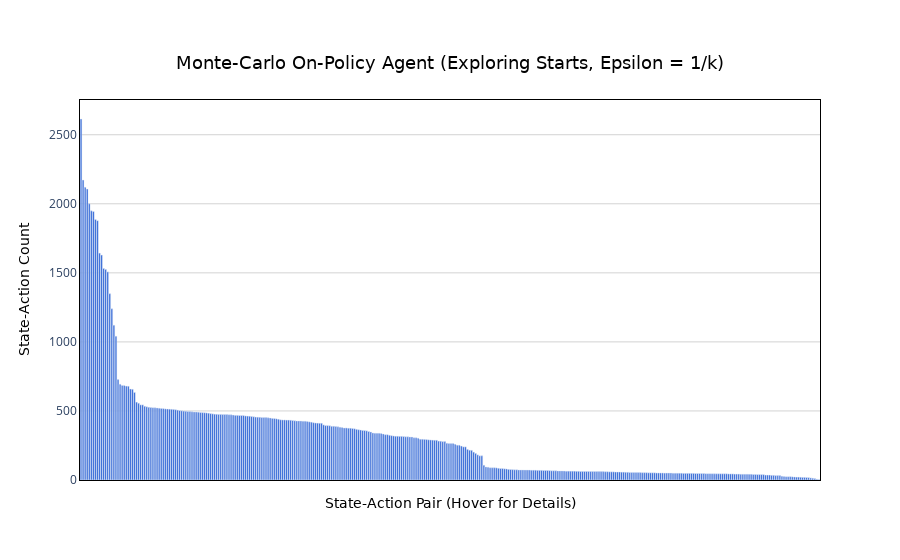

Notebook source saved alongside this figure:
### Code cell
plot_state_action_counts(mcop_agent_1.n_counter, "Monte-Carlo On-Policy Agent (Exploring Starts, Epsilon = 1/k)")

### Figure 1 — Plotly figure (JSON) as saved in the notebook; plotly's stock layout.template omitted (floating-point values rounded to 4 significant figures; data arrays with more than 128 entries replaced by an {"elided": "..."} marker saying what was removed)
{"data": [{"hoverinfo": "text", "hoverlabel": {"bgcolor": "rgba(60, 60, 60, 0.85)", "bordercolor": "rgba(60, 60, 60, 0.85)", "font": {"color": "white", "family": "DejaVu Sans, Arial, sans-serif"}}, "hovertext": {"elided": "360 str values"}, "marker": {"color": "#245cd4"}, "type": "bar", "x": {"elided": "360 str values"}, "y": {"elided": "360 int values"}}], "layout": {"plot_bgcolor": "white", "title": {"font": {"color": "black", "family": "DejaVu Sans, Arial, sans-serif", "size": 18}, "text": "Monte-Carlo On-Policy Agent (Exploring Starts, Epsilon = 1/k)", "x": 0.5, "xanchor": "center", "y": 0.9, "yanchor": "top"}, "xaxis": {"linecolor": "black", "linewidth": 1, "mirror": true, "showline": true, "tickmode": "array", "ticktext": [], "tickvals": [], "title": {"font": {"color": "black", "family": "DejaVu Sans, Arial, sans-serif", "size": 14}, "text": "State-Action Pair (Hover for Details)"}}, "yaxis": {"gridcolor": "lightgray", "gridwidth": 1, "linecolor": "black", "linewidth": 1, "mirror": true, "showgrid": true, "showline": true, "title": {"font": {"color": "black", "family": "DejaVu Sans, Arial, sans-serif", "size": 14}, "text": "State-Action Count"}}}}
